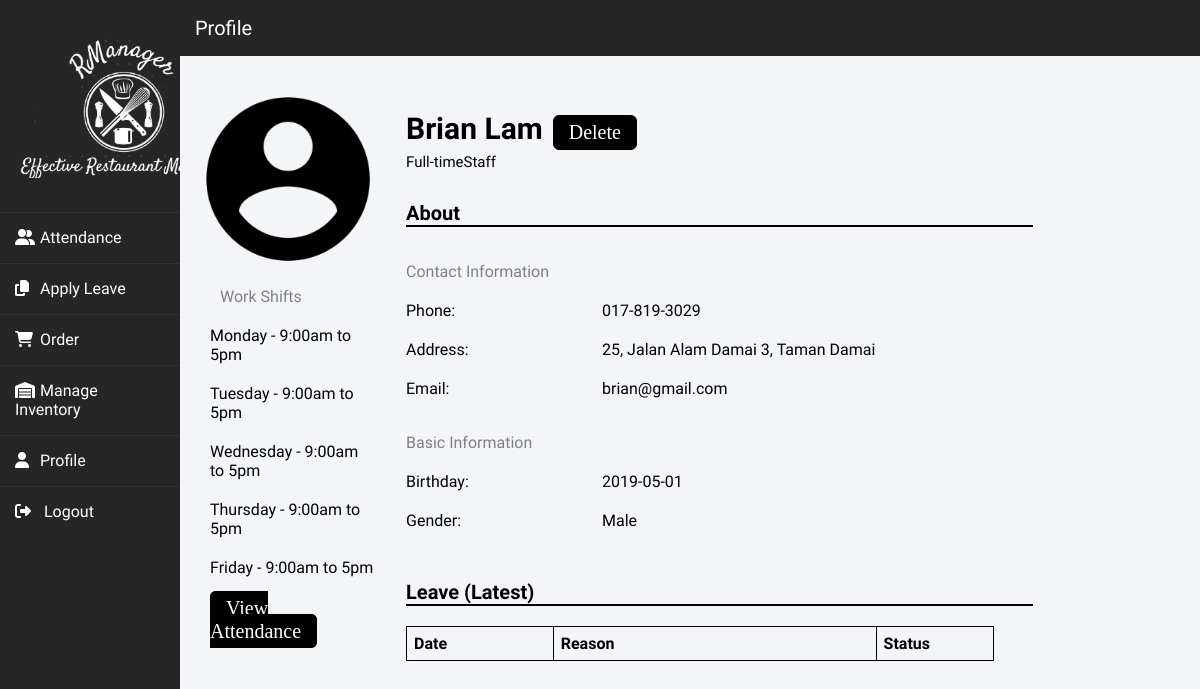
The page /profile-owner.php?staffid=2 on the database as committed earlier.
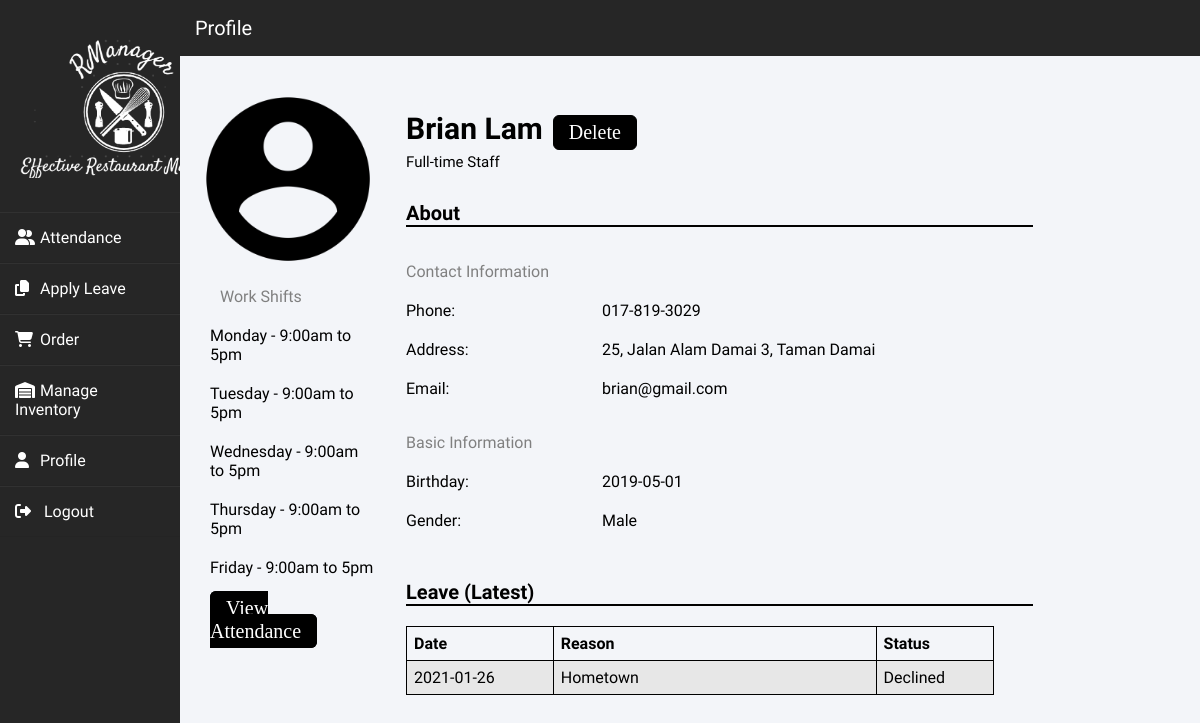
The same page on the database as committed later.
### tables this page shows
CREATE TABLE IF NOT EXISTS `staff` (
  `Staff_ID` int(11) NOT NULL AUTO_INCREMENT,
  `name` varchar(50) DEFAULT NULL,
  `email` varchar(50) DEFAULT NULL,
  `pwd` varchar(50) DEFAULT NULL,
  `gender` varchar(50) DEFAULT NULL,
  `dob` date DEFAULT NULL,
  `phone` varchar(50) DEFAULT NULL,
  `address` varchar(200) DEFAULT NULL,
  `role` varchar(50) DEFAULT NULL,
  `hourlyrate` decimal(10,2) DEFAULT NULL,
  `datejoined` date DEFAULT NULL,
  PRIMARY KEY (`Staff_ID`)
);

CREATE TABLE IF NOT EXISTS `leaves` (
  `Leave_ID` int(20) NOT NULL AUTO_INCREMENT,
  `Staff_ID` int(20) DEFAULT NULL,
  `leavedate` date DEFAULT NULL,
  `reason` varchar(500) DEFAULT NULL,
  `status` varchar(30) DEFAULT NULL,
  PRIMARY KEY (`Leave_ID`),
  KEY `Staff_ID` (`Staff_ID`)
);

### profile-owner.php (the view, shortened to what this page needs)
<!DOCTYPE html>
<head>
    <link href="stylesheets/default.css" rel="stylesheet" type="text/css">
    <link href="stylesheets/profile-owner.css" rel="stylesheet" type="text/css">
</head>
<body>
    <?php include "sidebar.php"; ?>
    <?php
        require ("includes/conn.php");
        $id = $_GET['staffid'];
        $sql = "SELECT * FROM staff WHERE Staff_ID=$id";
        $result = mysqli_query($con, $sql);
        $row = mysqli_fetch_assoc($result);
    ?>
    <div class="mainbody">
        <div class="topbar">
            <span>Profile</span>
        </div>
        <div class="main-container">
            <div class="left-container">
                <img src="images/profile.png">
                <p>Work Shifts</p>
                <ul class="shift">
                    <li>Monday - 9:00am to 5pm</li>
                    <li>Tuesday - 9:00am to 5pm</li>
                    <li>Wednesday - 9:00am to 5pm</li>
                    <li>Thursday - 9:00am to 5pm</li>
                    <li>Friday - 9:00am to 5pm</li>
                    <li><a href="attendance.php?staffid=<?php echo $row['Staff_ID'];?>" class="btn" style="margin-left: 0px; height: 35px;">View Attendance</a></li>
                </ul>
            </div>
            <div class="right-container">
                <form action="includes/deletestaff.php" method="post">
                <p class="name"><?php echo $row['name'];?><input name="delete-submit" type="submit" class="btn" value="Delete" style="margin-left: 10px; height: 35px;"> </p>
                </form>
                <p class="job-title"><?php echo $row['role'];?></p>
                <p class="section">About</p>
                <p class="title">Contact Information</p>
                <div class="content">
                    <div class="content-left">
                        <p>Phone:</p>
                        <p>Address:</p>
                        <p>Email:</p>
                    </div>
                    <div class="content-right">
                        <p><?php echo $row['phone'];?></p>
                        <p><?php echo $row['address'];?></p>
                        <p><?php echo $row['email'];?></p>
                    </div>
                </div>
                <p class="title">Basic Information</p>
                <div class="content">
                    <div class="content-left">
                        <p>Birthday:</p>
                        <p>Gender:</p>
                    </div>
                    <div class="content-right">
                        <p><?php echo $row['dob'];?></p>
                        <p><?php echo $row['gender'];?></p>
                    </div>
                </div>
                <p class="section">Leave (Latest)</p>
                <table class="leavetable">
                <tr>
                    <th style="width: 25%;">Date</th>
                    <th>Reason</th>
                    <th style="width: 20%;">Status</th>
                </tr>
                <?php
                    $sql = "SELECT * FROM leaves WHERE Staff_ID=$id ORDER BY leavedate DESC LIMIT 10";
                    $results = mysqli_query($con, $sql);
                    while ($row = mysqli_fetch_assoc($results)){
                ?>
                <tr>
                    <td><?php echo $row['leavedate']?></td>
                    <td><?php echo $row['reason']?></td>
                    <td><?php echo $row['status']?></td>
                </tr>
                <?php } ?>
                </table>
            </div>
        </div>
    </div>
</body>

Rows that differ between the two databases and show on the page:
changed staff "Brian Lam": role "Full-timeStaff" → "Full-time Staff"
added leaves: leavedate "2021-01-26", reason "Hometown", status "Declined"
